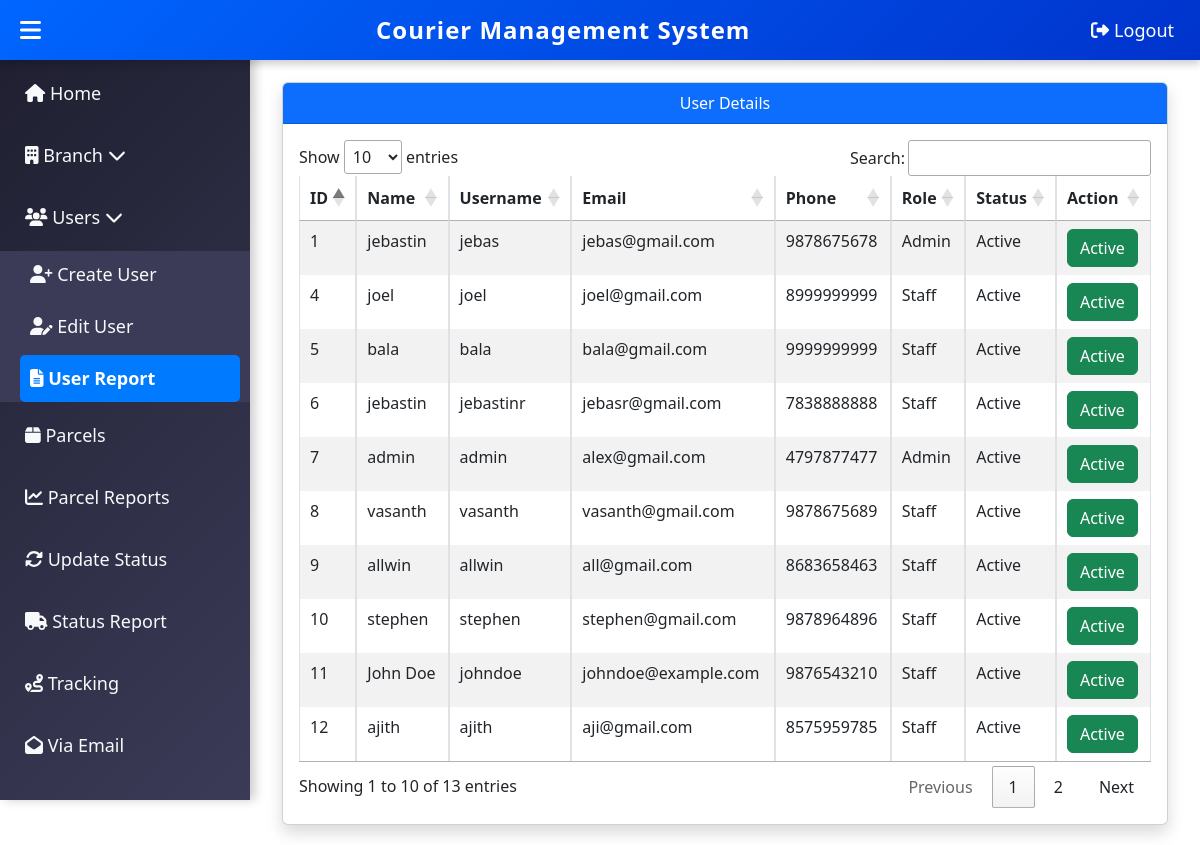
Screenshot of /user_report.php (signed in) with the database file from the repository.
### tables this page shows
CREATE TABLE `users` (
  `id` int(11) NOT NULL,
  `name` varchar(100) NOT NULL,
  `username` varchar(50) NOT NULL,
  `email` varchar(100) NOT NULL,
  `address` text NOT NULL,
  `password` varchar(255) NOT NULL,
  `aadhar_number` varchar(20) NOT NULL,
  `phone_number` varchar(15) NOT NULL,
  `role` enum('Admin','Staff') NOT NULL,
  `created_at` timestamp NOT NULL DEFAULT current_timestamp(),
  `status` enum('active','inactive') DEFAULT 'active',
  `branch_id` int(11) DEFAULT NULL,
  `branch_name` varchar(255) NOT NULL
);

### user_report.php (the view, shortened to what this page needs)
<?php
include 'db.php';
include 'maindash.php';
?>
<!DOCTYPE html>
<html lang="en">
<head>
    <link rel="stylesheet" href="https://cdn.jsdelivr.net/npm/bootstrap@5.3.0/dist/css/bootstrap.min.css">
    <link rel="stylesheet" href="https://cdn.datatables.net/1.13.6/css/jquery.dataTables.min.css">
</head>
<body>
<div class="dashboard-content">
    <div class="container">
        <h2 class="text-center mb-4">User Report</h2>
        <div class="card shadow">
            <div class="card-header bg-primary text-white text-center">User Details</div>
            <div class="card-body">
                <table id="reportTable" class="table table-bordered table-striped">
                    <thead>
                        <tr>
                            <th>ID</th>
                            <th>Name</th>
                            <th>Username</th>
                            <th>Email</th>
                            <th>Phone</th>
                            <th>Role</th>
                            <th>Status</th>
                            <th>Action</th>
                        </tr>
                    </thead>
                    <tbody>
                        <?php
                        $sql = "SELECT * FROM users";
                        $result = $conn->query($sql);
                        if ($result->num_rows > 0) {
                            while ($row = $result->fetch_assoc()) {
                                $statusText = ($row['status'] == 'active') ? "Active" : "Inactive";
                                $buttonClass = ($row['status'] == 'active') ? "btn-success" : "btn-danger";
                                echo "<tr>
                                    <td>{$row['id']}</td>
                                    <td>{$row['name']}</td>
                                    <td>{$row['username']}</td>
                                    <td>{$row['email']}</td>
                                    <td>{$row['phone_number']}</td>
                                    <td>{$row['role']}</td>
                                    <td id='status_{$row['id']}'>$statusText</td>
                                    <td>
                                        <button class='btn $buttonClass toggle-status' data-id='{$row['id']}' data-status='$statusText'>
                                            $statusText
                                        </button>
                                    </td>
                                </tr>";
                            }
                        }
                        ?>
                    </tbody>
                </table>
            </div>
        </div>
    </div>
</div>
</body>
</html>

### user_report.php (style rules this page uses)
.dashboard-content { margin-left: 250px; padding: 20px; transition: all 0.3s ease-in-out; }

### rows the page displays
users: id "1", name "jebastin", username "jebas", email "jebas@gmail.com", phone_number "9878675678", role "Admin", status "Active"
users: id "4", name "joel", username "joel", email "joel@gmail.com", phone_number "8999999999", role "Staff", status "Active"
users: id "5", name "bala", username "bala", email "bala@gmail.com", phone_number "9999999999", role "Staff", status "Active"
users: id "6", name "jebastin", username "jebastinr", email "jebasr@gmail.com", phone_number "7838888888", role "Staff", status "Active"
users: id "7", name "admin", username "admin", email "alex@gmail.com", phone_number "4797877477", role "Admin", status "Active"
users: id "8", name "vasanth", username "vasanth", email "vasanth@gmail.com", phone_number "9878675689", role "Staff", status "Active"
users: id "9", name "allwin", username "allwin", email "all@gmail.com", phone_number "8683658463", role "Staff", status "Active"
users: id "10", name "stephen", username "stephen", email "stephen@gmail.com", phone_number "9878964896", role "Staff", status "Active"
users: id "11", name "John Doe", username "johndoe", email "johndoe@example.com", phone_number "9876543210", role "Staff", status "Active"
users: id "12", name "ajith", username "ajith", email "aji@gmail.com", phone_number "8575959785", role "Staff", status "Active"
